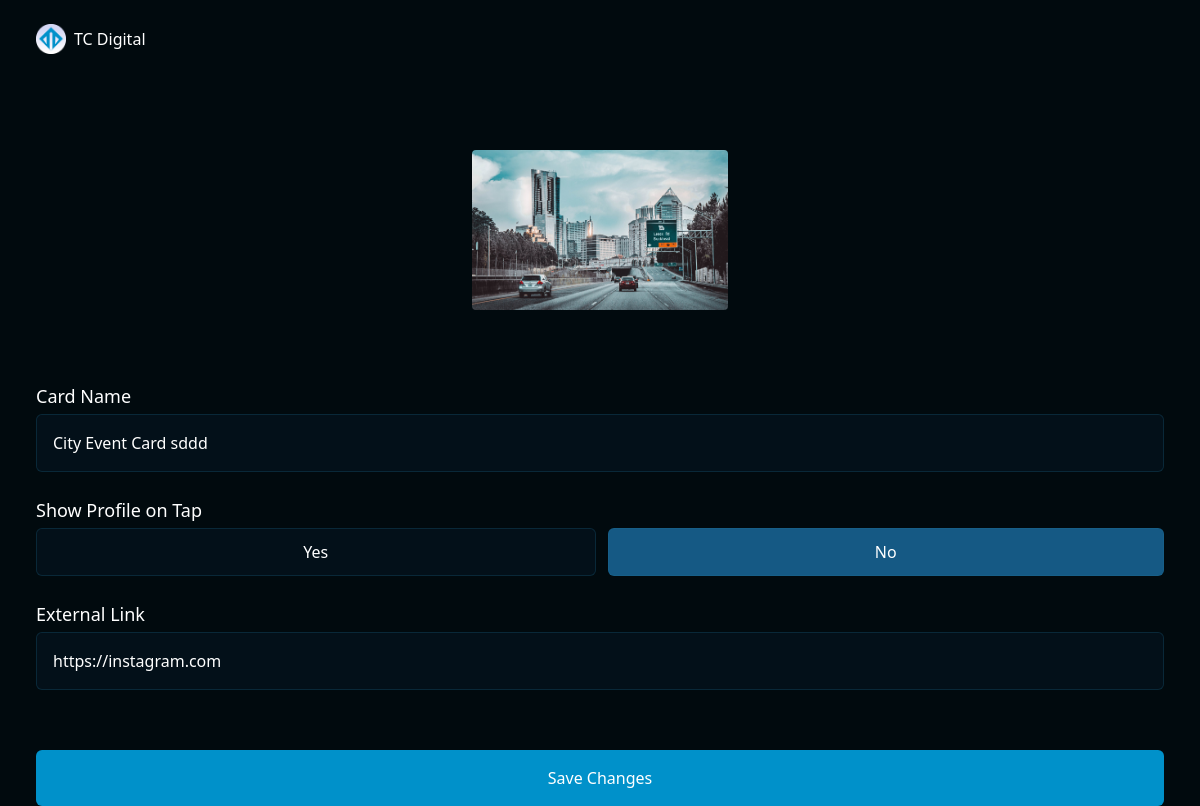
Before: /card/NRKTF72/class-update/ with the older database file.
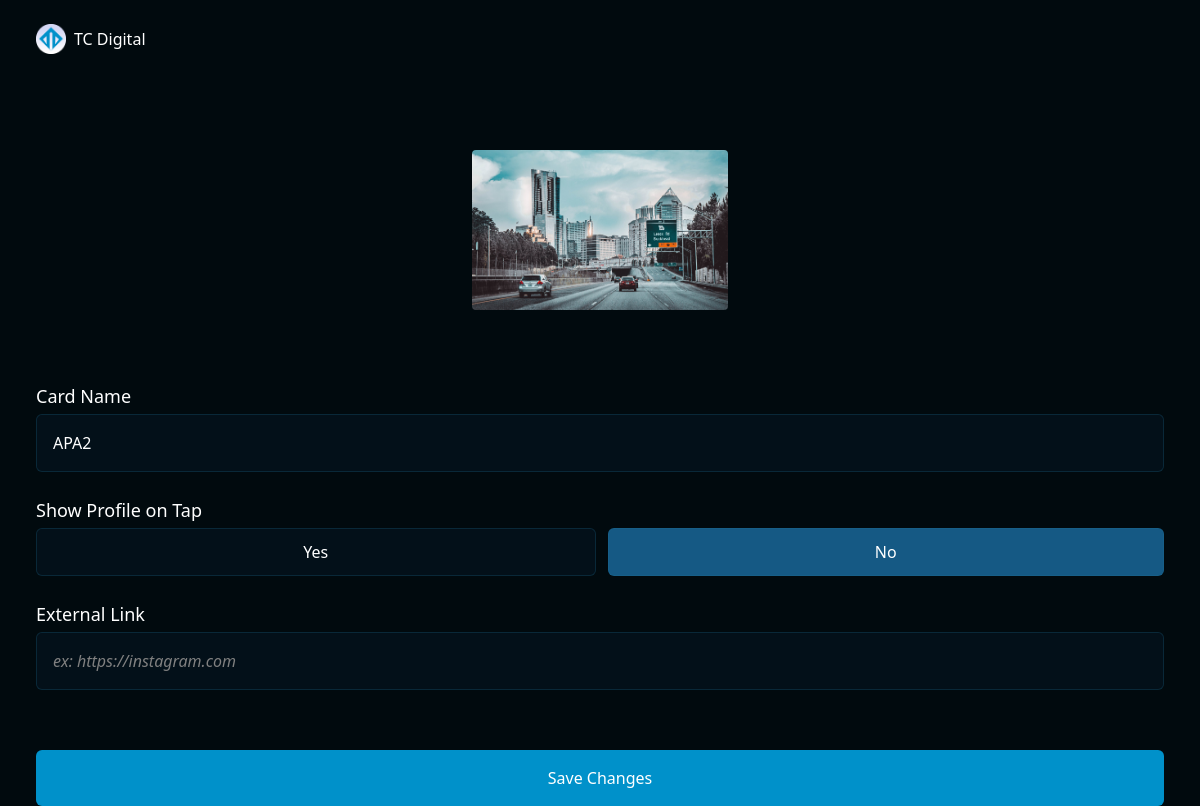
After: the same page with the newer database file.
### cardManager/models.py (models this page shows, shortened)
class Card(models.Model):
	card_id = models.AutoField(primary_key=True)
	token = models.CharField(max_length=7, default=gen_token, blank=False,null=False, unique=True)
	owner = models.ForeignKey(Owner, on_delete=models.PROTECT, related_name='cards',null=True, blank=True)
	alias = models.CharField(max_length=60, blank=True)
	show_profile = models.BooleanField(default=False)
	reroute_url = models.URLField(max_length=200, blank=True)
	design = models.ForeignKey(Design, on_delete=models.PROTECT, related_name='cards', null=False, blank=False)
	class Meta:
		constraints = [
			UniqueConstraint(fields=['owner','alias'], name='unique_card_alias')
		]

class Design(models.Model):
	design_id = models.AutoField(primary_key=True)
	name = models.CharField(blank=False, null=False, max_length=50)
	front_design = models.ImageField(upload_to='cardDesigns/', blank=True)

### cardManager/views.py (the view)
# urls.py: path('card/<str:card_token>/class-update/', views.CardUpdate.as_view(), name='card_class_update_view'),
class CardUpdate(UpdateView):
	model = Card
	form_class = CardForm
	slug_field = 'token'
	slug_url_kwarg = 'card_token'
	template_name = 'cardManager/card_update.html'
	success_url = reverse_lazy('dashboard_view')

### cardManager/forms.py (shortened to what this page needs)
class CardForm(forms.ModelForm):
	class Meta:
		model = Card
		exclude = ['token','owner','design']

### cardManager/templates/cardManager/card_update.html (shortened to what this page needs)
{% extends 'cardManager/base.html' %}
{% load static %}
{% block hero_header %}
<div class="flex flex-row justify-center gap-2">
	<img
		class="w-[16rem] h-[10rem] rounded-sm"
		src="{{ card.design.front_design.url }}"
	/>
</div>
{% endblock %}
{% block content %}
	<form method="post" class="flex flex-col gap-6">
		<div class="flex flex-col gap-1">
	    	<label for="id_alias" class="text-bold text-lg">Card Name</label>
	    	<input
		    	type="text"
		    	class="bg-[var(--color-input-bkg)] border-solid border-[1px] border-[var(--color-input-border)] rounded-md p-4"
		    	placeholder="ex: Main Card"
		    	id="id_alias"
		    	name="alias"
		    	maxlength="{{ form.fields.alias.max_length }}"
		    	{% if card.alias %} value="{{ card.alias }}" {% endif %}
		    	required
	    	/>
    	</div>
    	<div class="flex flex-col gap-1">
	    	<label for="id_show_profile" class="text-bold text-lg">Show Profile on Tap</label>
	    	<div class="flex flex-row gap-3">
		    	<input
		    		type="radio"
		    		onclick="toggleRedirectDiv(this.id)"
			    	class="bg-[var(--color-input-bkg)] border-solid border-[1px] border-[var(--color-input-border)] rounded-md"
			    	value="True"
			    	id="yes"
			    	name="show_profile"
			    >
		    	<input type="radio" onclick="toggleRedirectDiv(this.id)" class="bg-[var(--color-input-bkg)] border-solid border-[1px] border-[var(--color-input-border)] rounded-md"  value="False" id="no" name="show_profile" {% if not hide_redirect_div and not form.cleaned_data.show_profile %} checked {% endif %}>
	    	</div>
    	</div>
    	<div class="flex flex-col gap-1 dimmable {% if hide_redirect_div %} dim-out {% endif %}" id="redirectDiv">
	    	<label for="id_reroute_url" class="text-bold text-lg">External Link</label>
	    	<input
		    	type="url"
		    	class="bg-[var(--color-input-bkg)] border-solid border-[1px] border-[var(--color-input-border)] rounded-md p-4"
		    	placeholder="ex: https://instagram.com"
		    	id="id_reroute_url"
		    	name="reroute_url"
		    	maxlength="{{ form.fields.reroute_url.max_length }}"
		    	{% if card.reroute_url %} value="{{ card.reroute_url }}" {% endif %}
	    	/>
    	</div>
		<input class="bg-[var(--color-main)] rounded-md py-4 mt-9" type="submit" value="Save Changes">
	</form>
{% endblock %}

Changed rows visible on the page:
changed Card: alias "City Event Card sddd" → "APA2"; reroute_url "https://instagram.com" → (not shown)
